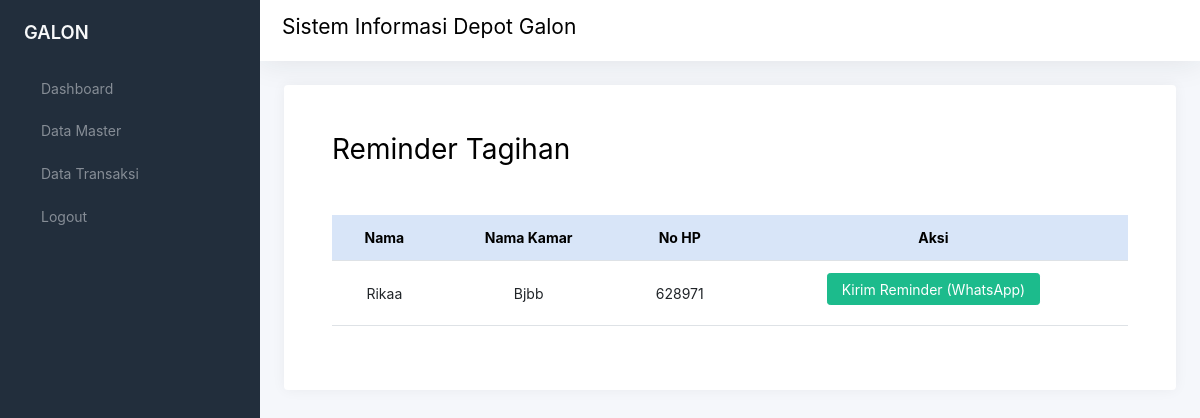
Page /admin/reminder_tagihan.php on the committed database.
### tables this page shows
CREATE TABLE `pelanggan` (
  `id_pelanggan` int(11) NOT NULL,
  `id_user` int(11) NOT NULL,
  `nama` varchar(255) NOT NULL,
  `alamat` varchar(255) NOT NULL,
  `nohp` varchar(255) NOT NULL
);

### config.php (called while the page is built)
<?php
$conn = mysqli_connect("localhost", "root", "", "galon");
function query($query)
{
    global $conn;
    $result = mysqli_query($conn, $query);
    $rows = [];
    while ($row = mysqli_fetch_assoc($result)) {
        $rows[] = $row;
    };
    return $rows;
}

### admin/reminder_tagihan.php (the view, shortened to what this page needs)
<?php
include '../config.php';
$pembelian = mysqli_query($conn, "SELECT p.id_user
                                 FROM pesanan p
                                 INNER JOIN tagihan t ON p.id_pesanan = t.id_pesanan
                                 INNER JOIN pelanggan pl ON p.id_user = pl.id_user
                                 WHERE t.pembayaran = 'Belum Bayar'
                                 GROUP BY p.id_user");
?>
<!DOCTYPE html>
<html lang="en">
<head>
    <link href="../css/app.css" rel="stylesheet">
</head>
<body>
    <div class="wrapper">
        <nav id="sidebar" class="sidebar js-sidebar">
            <div class="sidebar-content js-simplebar">
                <a class="sidebar-brand" href="">
                    <span class="align-middle">GALON</span>
                </a>
                <ul class="sidebar-nav">
                    <li class="sidebar-item">
                        <a class="sidebar-link" href="index.php">
                            <i class="align-middle" data-feather="sliders"></i> <span
                                class="align-middle">Dashboard</span>
                        </a>
                    </li>
                    <li class="sidebar-item">
                        <a class="sidebar-link" href="#" id="dataMaster">
                            <i class="align-middle" data-feather="user"></i> <span class="align-middle">Data
                                Master</span>
                        </a>
                    </li>
                    <li class="sidebar-item">
                        <a class="sidebar-link" href="#" id="dataTransaksi">
                            <i class="align-middle" data-feather="user"></i> <span class="align-middle">Data
                                Transaksi</span>
                        </a>
                    </li>
                    <li class="sidebar-item">
                        <a class="sidebar-link" href="../logout.php">
                            <i class="align-middle" data-feather="user-plus"></i> <span
                                class="align-middle">Logout</span>
                        </a>
                    </li>
                </ul>
            </div>
        </nav>
        <div class="main">
            <nav class="navbar navbar-expand navbar-light navbar-bg">
                <div>
                    <h3 class="justify-content-start"> Sistem Informasi Depot Galon </h3>
                </div>
            </nav>
            <main class="content p-4">
                <div class="container-fluid p-0">
                    <div class="row">
                        <div class="col-12">
                            <div class="card">
                                <div class="card-body p-5">
                                    <h1 class="mb-5">Reminder Tagihan</h1>
                                    <div class="table-responsive">
                                        <table class="table table-responsive table-hover text-dark text-center">
                                            <thead>
                                                <tr class="table table-primary">
                                                    <th>Nama</th>
                                                    <th>Nama Kamar</th>
                                                    <th>No HP</th>
                                                    <th>Aksi</th>
                                                </tr>
                                            </thead>
                                            <tbody>
                                                <?php foreach ($pembelian as $td) : ?>
                                                <tr>
                                                    <?php $id_us = $td['id_user']; ?>
                                                    <?php $user_detail = query("SELECT * FROM pelanggan WHERE id_user = '$id_us'")[0]; ?>
                                                    <td><?= $user_detail['nama'] ?></td>
                                                    <td><?= $user_detail['alamat'] ?></td>
                                                    <td><?= $user_detail['nohp'] ?></td>
                                                    <td>
                                                        <?php
                                                            $text = "Sdr " . $user_detail['nama'] . ", Mohon untuk segera membayar tagihan depot air berikut:\n\n";
                                                            $text .= "Tanggal | Jenis | Jumlah | Nominal\n";
                                                            $pesanan_user = mysqli_query($conn, "SELECT p.tanggal, p.jenis_galon, p.jumlah_galon, p.nominal
                                     FROM pesanan p
                                     INNER JOIN tagihan t ON p.id_pesanan = t.id_pesanan
                                     WHERE p.id_user = '$id_us' AND t.pembayaran = 'Belum Bayar'");
                                                            $total = 0;
                                                            while ($td = mysqli_fetch_assoc($pesanan_user)) {
                                                                $total += $td['nominal'];
                                                                $text .= "{$td['tanggal']} | {$td['jenis_galon']} | {$td['jumlah_galon']} | {$td['nominal']}\n";
                                                            }
                                                            $text .= "Total : {$total} ";
                                                            ?>
                                                        <a href="https://wa.me/<?= $user_detail['nohp']; ?>?text=<?= urlencode($text); ?>"
                                                            class="btn btn-success mb-2">Kirim Reminder (WhatsApp)</a>
                                                    </td>
                                                </tr>
                                                <?php endforeach; ?>
                                            </tbody>
                                        </table>
                                    </div>
                                </div>
                            </div>
                        </div>
                    </div>
                </div>
            </main>
        </div>
    </div>
</body>
</html>

### rows in the picture
pelanggan: nama "Rikaa", alamat "Bjbb", nohp "628971"
